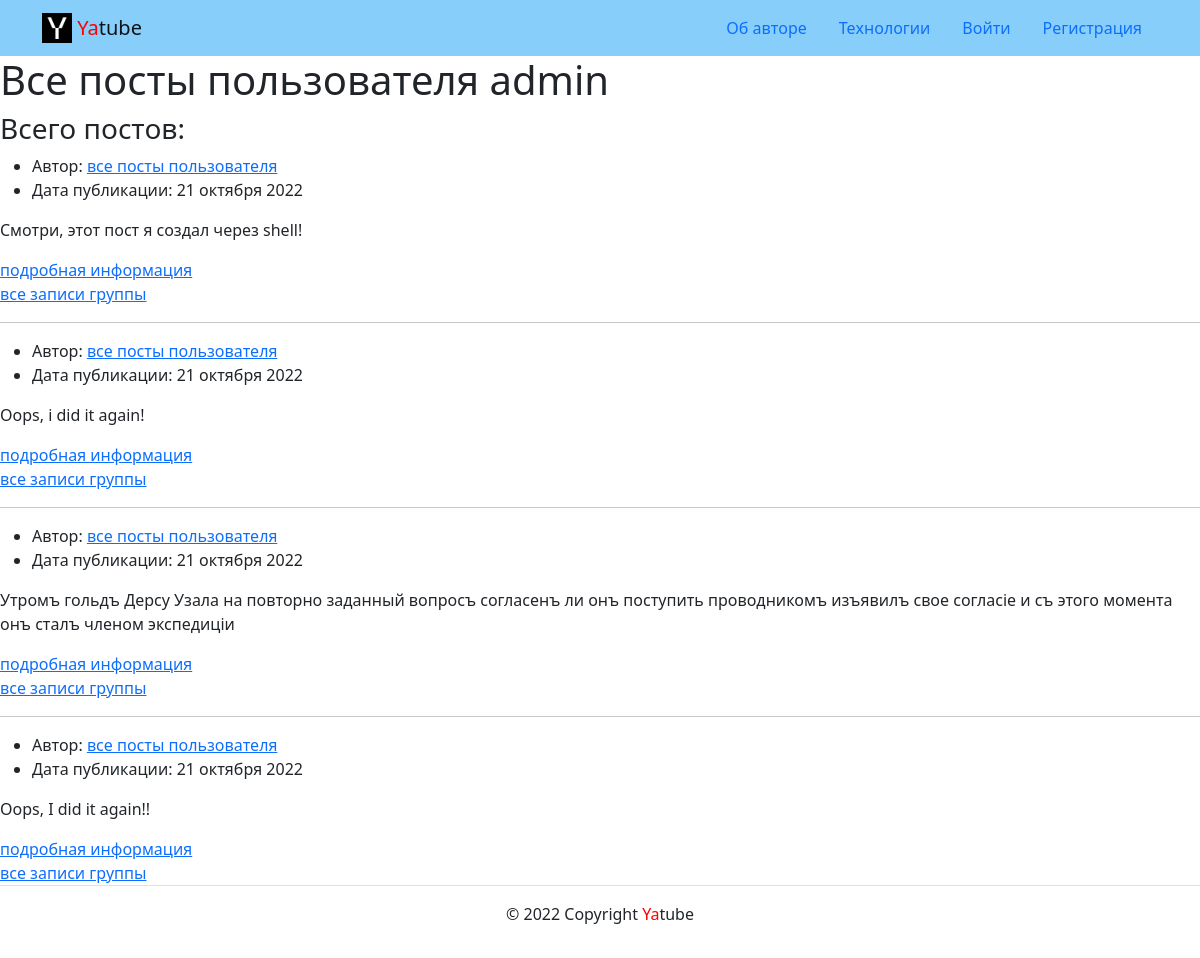
Page /profile/admin/ on the committed database.
### posts/models.py (models this page shows, shortened)
class Post(models.Model):
    text = models.TextField(verbose_name='Текст')
    pub_date = models.DateTimeField(auto_now_add=True, verbose_name='Дата'
                                    'публикации')
    author = models.ForeignKey(
        User,
        verbose_name='Автор',
        on_delete=models.CASCADE,
        related_name='posts'
    )
    group = models.ForeignKey(
        'Group',
        verbose_name='Группа',
        on_delete=models.SET_NULL,
        null=True,
        blank=True,
        related_name='posts',
    )
    class Meta:
        verbose_name = ('Посты')
        verbose_name_plural = ('Посты')
        ordering = ['pub_date']

### posts/views.py (the view)
# urls.py: path('profile/<str:username>/', views.profile, name='profile'),
def profile(request, username):
    author = get_object_or_404(User, username=username)
    posts = author.posts.all()
    context = {
        'author': author,
        'page_obj': paginatorr(posts, request)
    }
    template = 'posts/profile.html'
    return render(request, template, context)

### core/context_processors/year.py (called while the page is built)
def year(request):
    return {
        'year': date.today().year
    }

### posts/views.py (called while the page is built)
def paginatorr(post_list, request):
    paginator = Paginator(post_list, POSTS_QUANTITY)
    page_number = request.GET.get('page')
    page_obj = paginator.get_page(page_number)
    return page_obj

### templates/posts/profile.html (shortened to what this page needs)
{% extends 'base.html' %}
{% block content %}
  <h1>Все посты пользователя
    {{ author }}
  </h1>
        <h3>Всего постов:
        </h3>
        {% for post in page_obj %}
        <article>
          <ul>
            <li>
              Автор:
              {% if post.group %}
                <a href="{% url 'posts:profile' post.author.username %}">все посты пользователя</a>
              {% endif %}
            </li>
            <li>
              Дата публикации: {{ post.pub_date|date:"d E Y" }}
            </li>
          </ul>
          <p>
            {{ post.text }}
          </p>
          {% if post.group %}
            <a href="{% url 'posts:post_detail' post.pk %}">подробная информация </a>
          {% endif %}
        </article>
        {% if post.group %}
          <a href="{% url 'posts:group_list' post.group.slug %}">все записи группы</a>
        {% endif %}
        {% if not forloop.last %}<hr>{% endif %}
      {% endfor %}
{% endblock %}

### rows in the picture
Post: shows "все посты пользователя", pub_date "21 октября 2022", text "Смотри, этот пост я создал через shell!", shows "подробная информация", shows "все записи группы"
Post: shows "все посты пользователя", pub_date "21 октября 2022", text "Oops, i did it again!", shows "подробная информация", shows "все записи группы"
Post: shows "все посты пользователя", pub_date "21 октября 2022", text "Утромъ гольдъ Дерсу Узала на повторно заданный вопросъ согласенъ ли онъ поступить проводникомъ изъявилъ свое согласіе и съ этого момента онъ сталъ членом экспедиціи", shows "подробная информация", shows "все записи группы"
Post: shows "все посты пользователя", pub_date "21 октября 2022", text "Oops, I did it again!!", shows "подробная информация", shows "все записи группы"

### other values in the picture
{{ author }} "admin"
